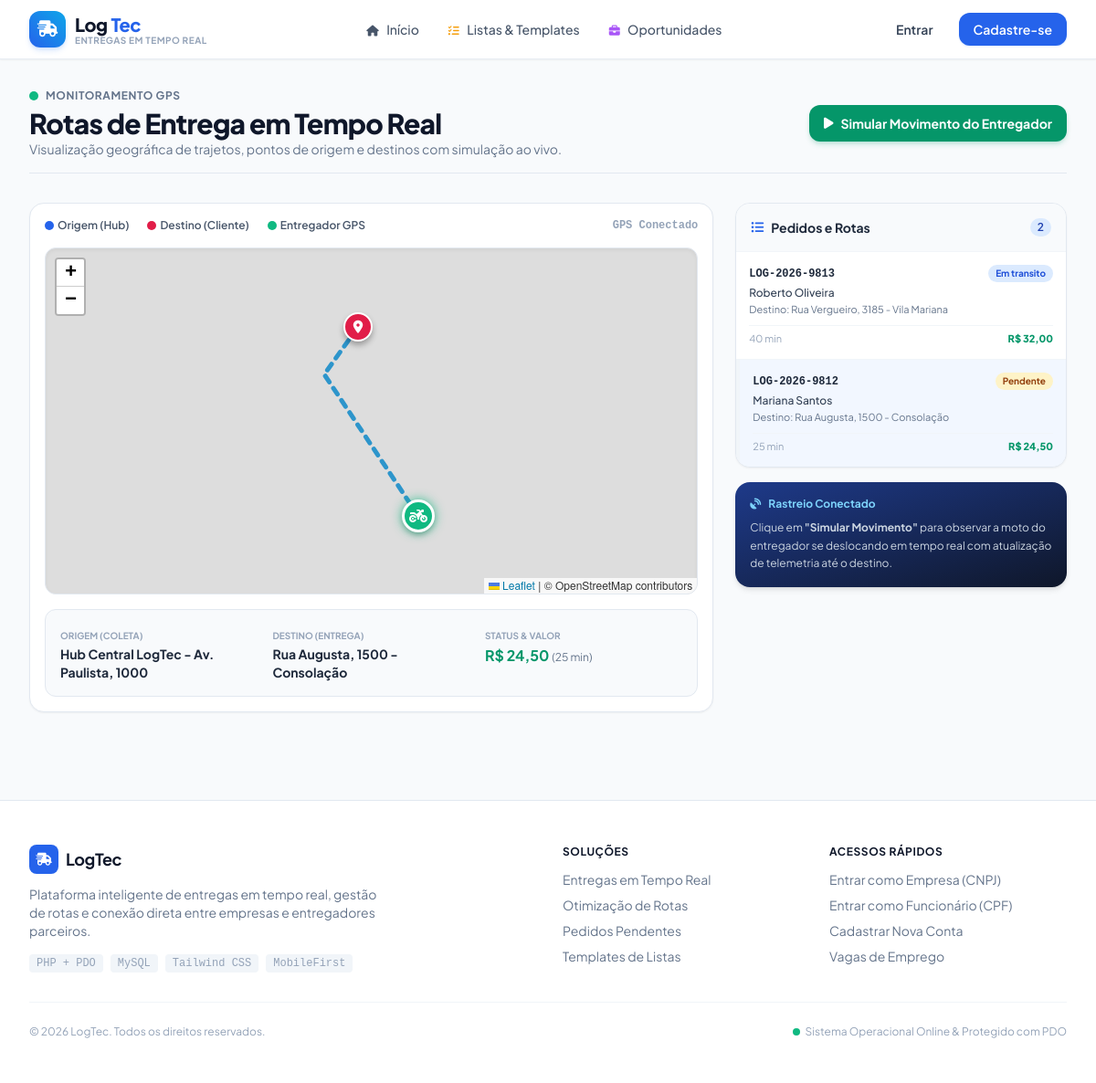
Screenshot of /rotas.php?pedido=1 with the database file from the repository.
### tables this page shows
CREATE TABLE IF NOT EXISTS `pedidos` (
    `id` INT AUTO_INCREMENT PRIMARY KEY,
    `empresa_id` INT NOT NULL,
    `usuario_id` INT DEFAULT NULL,
    `codigo_rastreio` VARCHAR(20) NOT NULL UNIQUE,
    `cliente_nome` VARCHAR(150) NOT NULL,
    `cliente_telefone` VARCHAR(20) NOT NULL,
    `origem_endereco` VARCHAR(255) NOT NULL,
    `origem_lat` DECIMAL(10, 8) DEFAULT -23.550520,
    `origem_lng` DECIMAL(11, 8) DEFAULT -46.633308,
    `destino_endereco` VARCHAR(255) NOT NULL,
    `destino_lat` DECIMAL(10, 8) DEFAULT -23.561414,
    `destino_lng` DECIMAL(11, 8) DEFAULT -46.655881,
    `descricao_itens` TEXT NOT NULL,
    `valor_frete` DECIMAL(10, 2) NOT NULL DEFAULT 18.50,
    `prazo_estimado` VARCHAR(50) DEFAULT '35 min',
    `status` ENUM('pendente', 'em_transito', 'entregue', 'cancelado') DEFAULT 'pendente',
    `criado_em` TIMESTAMP DEFAULT CURRENT_TIMESTAMP,
    `atualizado_em` TIMESTAMP DEFAULT CURRENT_TIMESTAMP ON UPDATE CURRENT_TIMESTAMP,
    CONSTRAINT `fk_pedidos_empresa` FOREIGN KEY (`empresa_id`) REFERENCES `empresas`(`id`) ON DELETE CASCADE,
    CONSTRAINT `fk_pedidos_usuario` FOREIGN KEY (`usuario_id`) REFERENCES `usuarios`(`id`) ON DELETE SET NULL
);

### bd.php (called while the page is built, shortened)
<?php
function getDB() {
    static $pdo = null;
    if ($pdo === null) {
        $dsn = "mysql:host=" . DB_HOST . ";port=" . DB_PORT . ";dbname=" . DB_NAME . ";charset=utf8mb4";
        $options = [
            PDO::ATTR_ERRMODE            => PDO::ERRMODE_EXCEPTION,
            PDO::ATTR_DEFAULT_FETCH_MODE => PDO::FETCH_ASSOC,
            PDO::ATTR_EMULATE_PREPARES   => false,
            PDO::MYSQL_ATTR_INIT_COMMAND => "SET NAMES utf8mb4"
        ];
        try {
            $pdo = new PDO($dsn, DB_USER, DB_PASS, $options);
        } catch (PDOException $e) {
            $sqlitePath = __DIR__ . '/logtec.sqlite';
            $isNewDb = !file_exists($sqlitePath);
            $pdo = new PDO("sqlite:" . $sqlitePath, null, null, [
                PDO::ATTR_ERRMODE            => PDO::ERRMODE_EXCEPTION,
                PDO::ATTR_DEFAULT_FETCH_MODE => PDO::FETCH_ASSOC,
            ]);
            if ($isNewDb) {
                inicializarBancoSQLite($pdo);
            }
        }
    }
    return $pdo;
}
function dbQuery($sql, $params = []) {
    $pdo = getDB();
    $stmt = $pdo->prepare($sql);
    $stmt->execute($params);
    return $stmt;
}
function dbFetchAll($sql, $params = []) {
    return dbQuery($sql, $params)->fetchAll();
}
function dbFetchOne($sql, $params = []) {
    return dbQuery($sql, $params)->fetch();
}

### rotas.php (the view, shortened to what this page needs)
<?php
require_once __DIR__ . '/includes/header.php';
require_once __DIR__ . '/bd.php';
$pedidoIdFoco = intval($_GET['pedido'] ?? 0);
if ($pedidoIdFoco > 0) {
    $pedidoAtivo = dbFetchOne("SELECT p.*, e.nome_fantasia as empresa_nome, u.nome as entregador_nome
                               FROM pedidos p
                               LEFT JOIN empresas e ON p.empresa_id = e.id
                               LEFT JOIN usuarios u ON p.usuario_id = u.id
                               WHERE p.id = ?", [$pedidoIdFoco]);
}
$todosPedidos = dbFetchAll("SELECT p.*, e.nome_fantasia as empresa_nome
                            FROM pedidos p
                            LEFT JOIN empresas e ON p.empresa_id = e.id
                            ORDER BY p.id DESC LIMIT 15");
?>
<div class="max-w-7xl mx-auto px-4 sm:px-6 lg:px-8 py-8 space-y-8">
    <div class="flex flex-col sm:flex-row sm:items-center justify-between gap-4 pb-4 border-b border-slate-200">
        <div>
            <div class="flex items-center gap-2">
                <span class="pulse-indicator"></span>
                <span class="text-xs uppercase tracking-wider font-bold text-slate-500">Monitoramento GPS</span>
            </div>
            <h1 class="text-2xl sm:text-3xl font-extrabold text-slate-900 tracking-tight mt-1">
                Rotas de Entrega em Tempo Real
            </h1>
            <p class="text-sm text-slate-500">Visualização geográfica de trajetos, pontos de origem e destinos com simulação ao vivo.</p>
        </div>
        <div class="flex items-center gap-3">
            <button id="btn-simular-movimento" type="button" class="px-4 py-2.5 rounded-xl bg-emerald-600 hover:bg-emerald-700 text-white font-bold text-xs sm:text-sm shadow-md shadow-emerald-600/20 transition flex items-center gap-2">
                <i class="fa-solid fa-play"></i>
                <span>Simular Movimento do Entregador</span>
            </button>
        </div>
    </div>
    <div class="grid grid-cols-1 lg:grid-cols-12 gap-6 items-start">
        <div class="lg:col-span-8 bg-white rounded-2xl border border-slate-200 shadow-sm p-4 space-y-4">
            <div class="flex items-center justify-between">
                <div class="flex items-center gap-2 text-xs font-semibold text-slate-600">
                    <span class="inline-flex items-center gap-1"><span class="w-2.5 h-2.5 rounded-full bg-blue-600"></span> Origem (Hub)</span>
                    <span class="inline-flex items-center gap-1 ml-3"><span class="w-2.5 h-2.5 rounded-full bg-rose-600"></span> Destino (Cliente)</span>
                    <span class="inline-flex items-center gap-1 ml-3"><span class="w-2.5 h-2.5 rounded-full bg-emerald-500"></span> Entregador GPS</span>
                </div>
                <div id="status-simulacao" class="text-xs font-mono font-bold text-slate-400">
                    GPS Conectado
                </div>
            </div>
            <div id="mapa-rotas" class="rounded-xl overflow-hidden border border-slate-200 shadow-inner"></div>
            <?php if ($pedidoAtivo): ?>
                <div class="p-4 bg-slate-50 rounded-xl border border-slate-200 text-xs sm:text-sm grid grid-cols-1 sm:grid-cols-3 gap-4">
                    <div>
                        <span class="text-slate-400 uppercase font-bold text-[10px]">Origem (Coleta)</span>
                        <p class="font-bold text-slate-800"><?= htmlspecialchars($pedidoAtivo['origem_endereco']) ?></p>
                    </div>
                    <div>
                        <span class="text-slate-400 uppercase font-bold text-[10px]">Destino (Entrega)</span>
                        <p class="font-bold text-slate-800"><?= htmlspecialchars($pedidoAtivo['destino_endereco']) ?></p>
                    </div>
                    <div>
                        <span class="text-slate-400 uppercase font-bold text-[10px]">Status & Valor</span>
                        <p class="font-bold text-emerald-600 text-base">
                            R$ <?= number_format($pedidoAtivo['valor_frete'], 2, ',', '.') ?>
                            <span class="text-xs font-normal text-slate-500">(<?= htmlspecialchars($pedidoAtivo['prazo_estimado']) ?>)</span>
                        </p>
                    </div>
                </div>
            <?php endif; ?>
        </div>
        <div class="lg:col-span-4 space-y-4">
            <div class="bg-white rounded-2xl border border-slate-200 shadow-sm overflow-hidden">
                <div class="p-4 border-b border-slate-100 bg-slate-50 flex items-center justify-between">
                    <h3 class="font-bold text-slate-800 text-sm flex items-center gap-2">
                        <i class="fa-solid fa-list-ul text-blue-600"></i> Pedidos e Rotas
                    </h3>
                    <span class="text-xs font-semibold px-2 py-0.5 rounded-full bg-blue-100 text-blue-800">
                        <?= count($todosPedidos) ?>
                    </span>
                </div>
                <div class="divide-y divide-slate-100 max-h-[500px] overflow-y-auto">
                    <?php if (empty($todosPedidos)): ?>
                        <div class="p-6 text-center text-slate-400 text-xs">
                            Nenhum pedido encontrado.
                        </div>
                    <?php else: ?>
                        <?php foreach ($todosPedidos as $p): ?>
                            <?php $isFoco = ($pedidoAtivo && $pedidoAtivo['id'] === $p['id']); ?>
                            <a href="rotas.php?pedido=<?= $p['id'] ?>" class="block p-3.5 transition <?= $isFoco ? 'bg-blue-50/80 border-l-4 border-blue-600' : 'hover:bg-slate-50' ?>">
                                <div class="flex items-center justify-between mb-1">
                                    <span class="text-xs font-mono font-bold text-slate-800"><?= htmlspecialchars($p['codigo_rastreio']) ?></span>
                                    <span class="text-[10px] font-bold px-2 py-0.5 rounded-full <?= $p['status'] === 'em_transito' ? 'bg-blue-100 text-blue-700' : ($p['status'] === 'entregue' ? 'bg-emerald-100 text-emerald-700' : 'bg-amber-100 text-amber-800') ?>">
                                        <?= ucfirst(str_replace('_', ' ', $p['status'])) ?>
                                    </span>
                                </div>
                                <p class="text-xs font-medium text-slate-700 truncate"><?= htmlspecialchars($p['cliente_nome']) ?></p>
                                <p class="text-[11px] text-slate-500 truncate mt-0.5">Destino: <?= htmlspecialchars($p['destino_endereco']) ?></p>
                                <div class="flex items-center justify-between mt-2 pt-1.5 border-t border-slate-100 text-[11px]">
                                    <span class="text-slate-400"><?= htmlspecialchars($p['prazo_estimado']) ?></span>
                                    <span class="font-extrabold text-emerald-600">R$ <?= number_format($p['valor_frete'], 2, ',', '.') ?></span>
                                </div>
                            </a>
                        <?php endforeach; ?>
                    <?php endif; ?>
                </div>
            </div>
            <div class="p-4 bg-gradient-to-br from-blue-900 to-slate-900 text-white rounded-2xl shadow-md text-xs space-y-2">
                <div class="flex items-center gap-2 font-bold text-sky-300">
                    <i class="fa-solid fa-satellite-dish"></i>
                    <span>Rastreio Conectado</span>
                </div>
                <p class="text-slate-300 leading-relaxed">
                    Clique em <strong>"Simular Movimento"</strong> para observar a moto do entregador se deslocando em tempo real com atualização de telemetria até o destino.
                </p>
            </div>
        </div>
    </div>
</div>
<?php require_once __DIR__ . '/includes/footer.php'; ?>

### assets/css/custom.css (style rules this page uses)
:root { --primary: #0284c7; --primary-dark: #0369a1; --accent: #10b981; }
body { font-family: 'Plus Jakarta Sans', system-ui, -apple-system, BlinkMacSystemFont, 'Segoe UI', Roboto, Oxygen, Ubuntu, Cantarell, sans-serif; -webkit-font-smoothing: antialiased; }
.pulse-indicator { display: inline-block; width: 10px; height: 10px; border-radius: 50%; background-color: #10b981; box-shadow: 0 0 0 0 rgba(16, 185, 129, 0.7); animation: pulseGlow 1.8s infinite; }
#mapa-rotas { min-height: 380px; width: 100%; border-radius: 0.75rem; z-index: 10; }

### rows the page displays
pedidos: origem_endereco "Hub Central LogTec - Av. Paulista, 1000", destino_endereco "Rua Augusta, 1500 - Consolação", valor_frete "24,50", prazo_estimado "25 min", codigo_rastreio "LOG-2026-9812", status "Pendente", cliente_nome "Mariana Santos"
pedidos: codigo_rastreio "LOG-2026-9813", status "Em transito", cliente_nome "Roberto Oliveira", destino_endereco "Rua Vergueiro, 3185 - Vila Mariana", prazo_estimado "40 min", valor_frete "32,00"

### other values shown
count($todosPedidos) "2"
